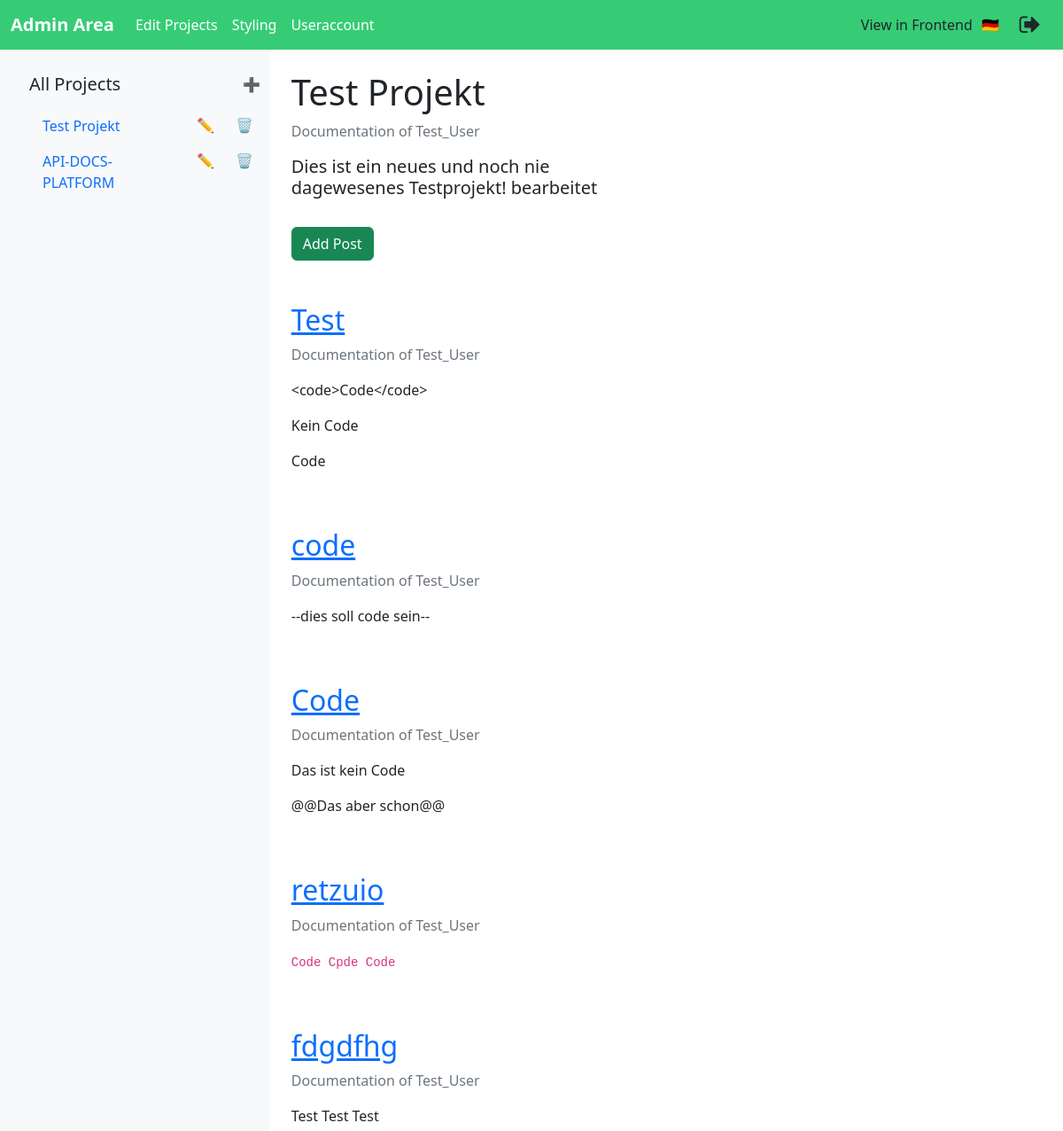
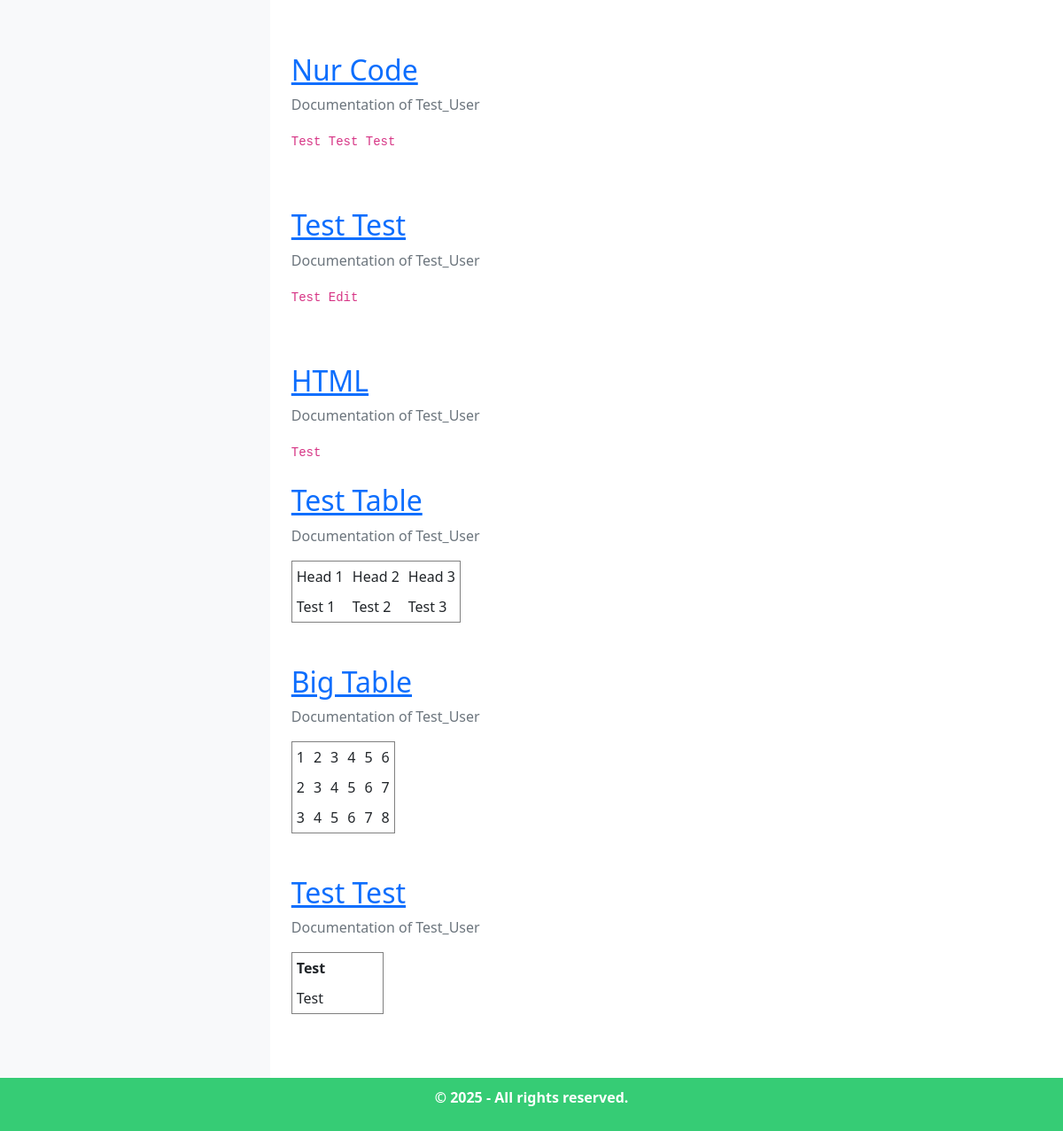
Page /Backend/admin_main.php?project=3 (signed in) on the committed database (2 pictures, top to bottom).
### tables this page shows
CREATE TABLE `projekte` (
  `pid` int(11) NOT NULL,
  `name` text NOT NULL,
  `description` text NOT NULL,
  `author` text NOT NULL
);

CREATE TABLE `posts` (
  `poid` int(11) NOT NULL,
  `to_pid` int(11) NOT NULL,
  `name` text NOT NULL,
  `content` text DEFAULT NULL,
  `author` text NOT NULL
);

### Backend/locale/language_config.php (called while the page is built)
<?php
include "connect.php";
$current_user = $_SESSION['user'];
$sql_postinfo = "SELECT * FROM user WHERE username ='" . $current_user . "'";
$result_postsinfo = mysqli_query($conn, $sql_postinfo);
 if (mysqli_num_rows($result_postsinfo) > 0) {
 while($row_post = mysqli_fetch_assoc($result_postsinfo)) {
    if ($row_post["lang"] == "de") {
        $global_language_setting = "de";
    }
    else if ($row_post["lang"] == "en") {
        $global_language_setting = "en";
    }
 }
 }
 else {
    $global_language_setting = "de";
 }
function loadtranslation($lang) {
    $filePath = __DIR__ . "/{$lang}.json";
    if (file_exists($filePath)) {
        return json_decode(file_get_contents($filePath), true);
    }
    return [];
}
if ($global_language_setting == "de") {
    $language = loadtranslation("de");
} else if ($global_language_setting == "en") {
    $language = loadtranslation("en");
}
function __($key, $language)
{
    return $language[$key] ?? $key;
}
?>

### Backend/admin_main.php (the view, shortened to what this page needs)
<?php
include "connect.php";
include "./locale/language_config.php";
if (isset($_GET['project'])) {
    $pid = $_GET['project'];
}
else {
    $pid = "";
}
?>
<!doctype html>
<html lang="de">
  <head>
    <link href="https://cdn.jsdelivr.net/npm/bootstrap@5.3.3/dist/css/bootstrap.min.css" rel="stylesheet">
    <link rel="stylesheet" href="https://cdnjs.cloudflare.com/ajax/libs/font-awesome/4.7.0/css/font-awesome.min.css">
  </head>
  <body>
  <nav class="navbar navbar-expand-lg" data-bs-theme="dark" style="background-color:rgb(54, 204, 117);">
    <div class="container-fluid">
      <a class="navbar-brand" href="admin_main.php"><b><?php echo __("admin_heading", $language); ?></b></a>
      <div class="collapse navbar-collapse" id="navbarNav">
        <ul class="navbar-nav">
          <li class="nav-item">
            <a class="nav-link active" aria-current="page" href="admin_main.php"><?php echo __("edit_projects_heading", $language); ?></a>
          </li>
          <li class="nav-item">
            <a class="nav-link active" aria-current="page" href="admin_style_settings.php"><?php echo __("styling_heading", $language); ?></a>
          </li>
          <li class="nav-item">
            <a class="nav-link active" aria-current="page" href="useraccount_page.php"><?php echo __("user_account_heading", $language); ?></a>
          </li>
        </ul>
      </div>
      <nav class="navbar-right">
        <?php if ($pid != "") {echo "<a class='nav-link active' href='../frontend/docs/index.php?doku=".$pid."'>".  __("to_frontend", $language) . "</a>";}?>
        <?php echo "<a class='nav-link active' href='userLang.php'>".  __("language", $language) . "</a>";?>
        <a href='logout.php' style="font-size:26px" class='fa fa-sign-out btn shadow-none'></a>
      </nav>
    </div>
  </nav>
  <div class="main-content">
    <div class="sidebar" id="sidebar">
      <div class='row'>
          <div class='col-8'>
            <button type='button' class='btn shadow-none'><?php echo "<h5>" .  __("all_projects", $language) . "</h5>";?></button>
          </div>
          <div class='col-2'>
          </div>
          <div class='col-2'>
            <button type="button" class="btn shadow-none" data-bs-toggle="modal" data-bs-target="#addproject">➕</button>
          </div>
      </div>
      <ul class="nav flex-column">
<?php
        $sql_projects = "SELECT * FROM projekte";
        $result_projects = mysqli_query($conn, $sql_projects);
        if (mysqli_num_rows($result_projects) > 0) {
          while($row_project = mysqli_fetch_assoc($result_projects)) {
            echo "<li class='nav-item'>";
            echo "<div class='container'>
                    <div class='row'>
                        <div class='col-8'>
                            <a class='nav-link' href='admin_main.php?project=" . $row_project["pid"] . "'>" . $row_project["name"] . "</a>
                        </div>
                        <div class='col-2'>
                            <button type='button' class='btn shadow-none' data-bs-toggle='modal' data-bs-target='#edit" . $row_project["pid"] . "'>✏️</button>
                        </div>
                        <div class='col-2'>
                            <button type='button'  class='btn shadow-none' data-bs-toggle='modal' data-bs-target='#delete" . $row_project["pid"] . "'>🗑️</button>
                        </div>
                    </div>
                </div>";
            echo "</li>";
          }
        }
        else {
          echo "";
        }
        ?>
      </ul>
    </div>
    <div class="container-fluid p-4">
    <div class="row">
        <div class="col-6">
<?php
if ($pid == "") {
    echo "<h2>" .  __("no_project_title", $language) . "</h2><br>";
    echo "" . __("no_project_description", $language) . "";
    echo "<br><br>";
}
else {
    $sql_postinfo = "SELECT * FROM posts WHERE to_pid = " . $pid . "";
    $result_postsinfo = mysqli_query($conn, $sql_postinfo);
    $sql_projekt = "SELECT * FROM projekte WHERE pid = " . $pid . "";
    $result_projekt = mysqli_query($conn, $sql_projekt);
    $projekt = mysqli_fetch_assoc($result_projekt);
    echo "<h1>" . $projekt["name"] ."</h1>";
    echo "<p class='text-secondary'>".  __("docs of", $language) ." ".  $projekt["author"]  ."</p>";
    echo "<h5>" . $projekt["description"] ."</h1><br>";
    echo "<a href='addpost_page.php?topid=" . $pid . "' class='btn btn-success'>" . __("add_post", $language) . "</a>";
    echo "<br><br><br>";
    if (mysqli_num_rows($result_postsinfo) > 0) {
    while($row_post = mysqli_fetch_assoc($result_postsinfo)) {
        echo "<h2><a href='editpost_page.php?poid=" . $row_post["poid"] . "'>".  $row_post["name"]  ."</a></h2>";
        echo "<p class='text-secondary'>".  __("docs of", $language) ." ".  $row_post["author"]  ."</p>";
        echo jsonToHtml($row_post["content"]);
        echo "<br><br>";
    }
    }
    else {
        echo __("documentation_empty", $language);
    }
}
function jsonToHtml($json) {
  $data = json_decode($json, true);
  $html = '';
  foreach ($data['blocks'] as $block) {
    switch ($block['type']) {
        case 'paragraph':
            $text = $block['data']['text'];
            $html .= '<p>' . $text . '</p>';
            break;
        case 'code':
            $text = $block['data']['text'];
            $text = preg_replace_callback('/@@(.*?)@@/', function ($matches) {
                return '<code>' . htmlspecialchars($matches[1]) . '</code>';
            }, $text);
            $html .= '<p>' . $text . '</p>';
            break;
        case 'raw':
          $text = $block['data']['html'];
          $html =  $text;
          break;
        case 'table':
            $rows = $block['data']['content'];
            $withHeadings = $block['data']['withHeadings'] ?? false;
            $html .= '<table border="1" cellspacing="0" cellpadding="5">';
            foreach ($rows as $rowIndex => $row) {
                $html .= '<tr>';
                foreach ($row as $cellIndex => $cell) {
                    if ($withHeadings && $rowIndex === 0) {
                        $html .= '<th>' . htmlspecialchars($cell) . '</th>';
                    } else {
                        $html .= '<td>' . htmlspecialchars($cell) . '</td>';
                    }
                }
                $html .= '</tr>';
            }
            $html .= '</table>';
            break;
    }
  }
  return $html;
}
?>
        </div>
        <div class="col-4">
        </div>
    </div>
    </div>
  </div>
  <footer class="footer">
    <p><b><?php echo __("copyright", $language); ?></b></p>
  </footer>
  </body>
</html>

### Backend/admin_main.php (style rules this page uses)
body { display: flex; min-height: 100vh; flex-direction: column; }
.main-content { flex: 1; display: flex; }
.sidebar { width: 400px; background-color: #f8f9fa; padding: 20px; transition: transform 0.3s ease; }
.navbar-right { display: flex; align-items: center; gap: 10px; }
.navbar-right a { text-decoration: none; color: inherit; }
.footer { background-color: rgb(54, 204, 117); color: white; text-align: center; padding: 10px; }

### rows in the picture
projekte: name "Test Projekt", author "Test_User", description "Dies ist ein neues und noch nie dagewesenes Testprojekt! bearbeitet"
projekte: name "API-DOCS-PLATFORM"
posts: name "Test", language "Documentation of", author "Test_User", text "<code>Code</code> Kein Code Code"
posts: name "code", language "Documentation of", author "Test_User", text "--dies soll code sein--"
posts: name "Code", language "Documentation of", author "Test_User", text "Das ist kein Code @@Das aber schon@@"
posts: name "retzuio", language "Documentation of", author "Test_User", matches "Code Cpde Code"
posts: name "fdgdfhg", language "Documentation of", author "Test_User", text "Test Test Test"
posts: name "Nur Code", language "Documentation of", author "Test_User", matches "Test Test Test"
posts: name "Test Test", language "Documentation of", author "Test_User", matches "Test Edit"
posts: name "HTML", language "Documentation of", author "Test_User", content "Test"
posts: name "Test Table", language "Documentation of", author "Test_User", cell "Head 1", cell "Head 2", cell "Head 3", cell "Test 1", cell "Test 2", cell "Test 3"
posts: name "Big Table", language "Documentation of", author "Test_User", cell "1", cell "2", cell "3", cell "4", cell "5", cell "6", cell "7", cell "8"
posts: name "Test Test", language "Documentation of", author "Test_User", cell "Test"

### other values in the picture
__("admin_heading", $language) "Admin Area"
__("edit_projects_heading", $language) "Edit Projects"
__("styling_heading", $language) "Styling"
__("user_account_heading", $language) "Useraccount"
__("to_frontend", $language) "View in Frontend"
__("language", $language) "🇩🇪"
__("all_projects", $language) "All Projects"
__("docs of", $language) "Documentation of"
__("add_post", $language) "Add Post"
__("copyright", $language) "© 2025 - All rights reserved."
